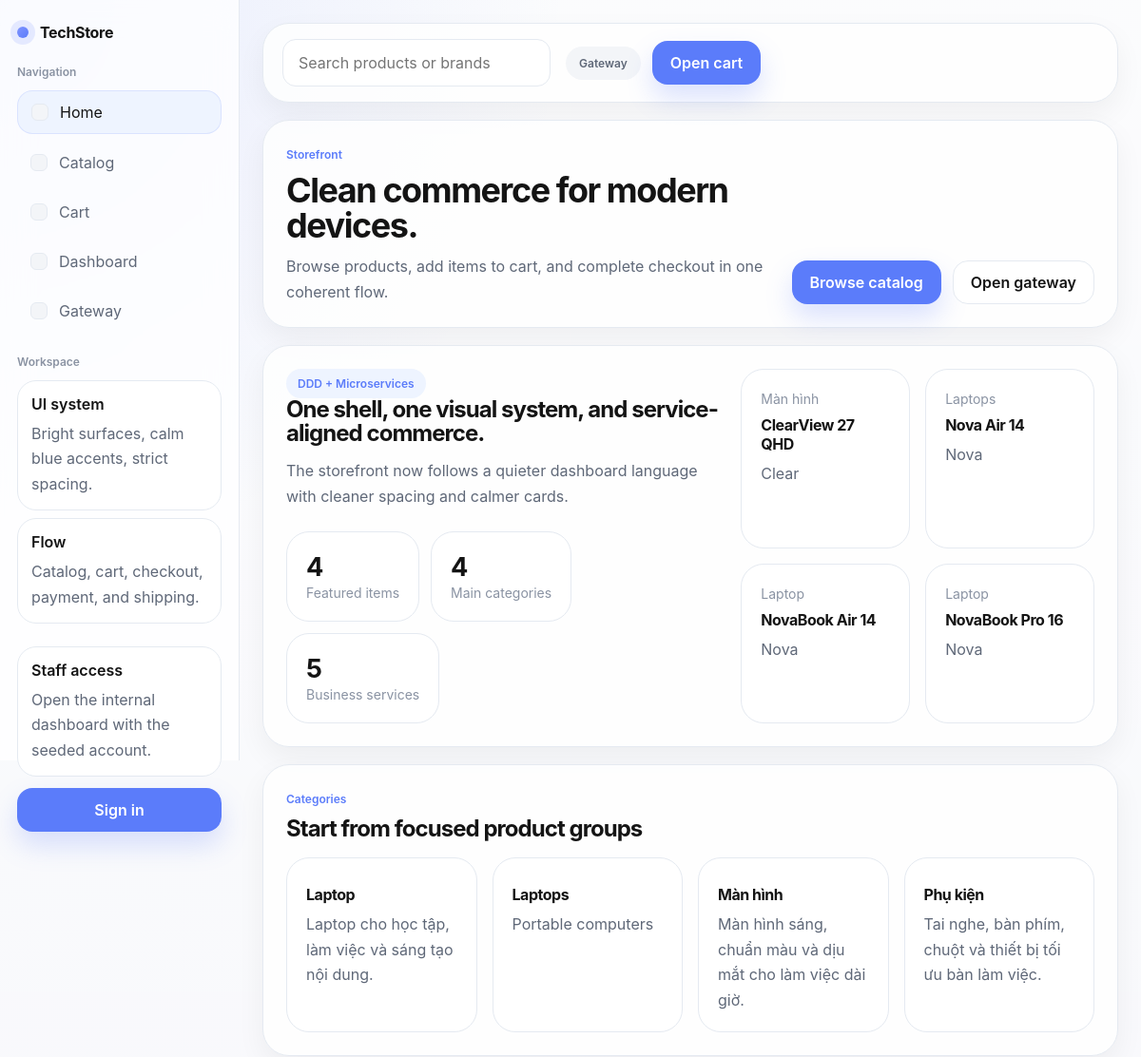
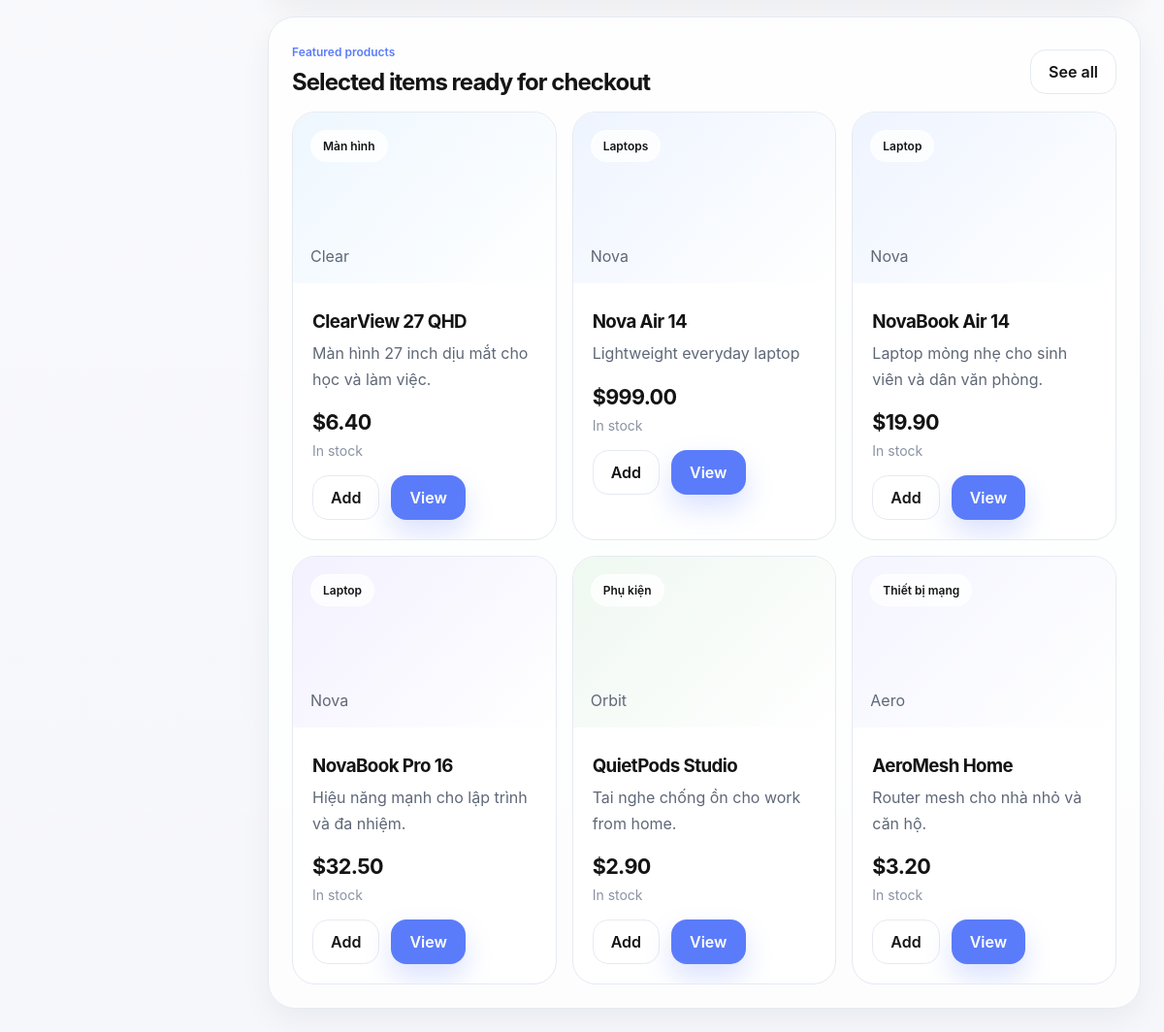
The page / on the database its author committed (2 pictures, top to bottom).
### apps/catalog/models.py (models this page shows, shortened)
class Product(models.Model):
    class Status(models.TextChoices):
        DRAFT = "draft", "Draft"
        ACTIVE = "active", "Active"
    category = models.ForeignKey(
        Category,
        related_name="products",
        on_delete=models.PROTECT,
    )
    name = models.CharField(max_length=180)
    slug = models.SlugField(unique=True)
    brand = models.CharField(max_length=120)
    short_description = models.CharField(max_length=255)
    description = models.TextField()
    price = models.DecimalField(max_digits=12, decimal_places=2)
    stock_quantity = models.PositiveIntegerField(default=0)
    featured = models.BooleanField(default=False)
    status = models.CharField(
        max_length=16,
        choices=Status.choices,
        default=Status.ACTIVE,
    )
    accent_color = models.CharField(max_length=7, default="#EEF4FF")
    created_at = models.DateTimeField(auto_now_add=True)
    class Meta:
        ordering = ["-featured", "name"]
    @property
    def is_in_stock(self):
        return self.stock_quantity > 0
    def get_absolute_url(self):
        return reverse("catalog:product-detail", args=[self.slug])

class Category(models.Model):
    name = models.CharField(max_length=120, unique=True)
    slug = models.SlugField(unique=True)
    description = models.TextField(blank=True)
    class Meta:
        ordering = ["name"]
        verbose_name_plural = "categories"

### apps/storefront/views.py (the view)
# urls.py: path("", views.dashboard_home, name="home"),
def home(request):
    featured_products = Product.objects.filter(
        featured=True,
        status=Product.Status.ACTIVE,
    ).select_related("category")[:4]
    categories = Category.objects.all()[:4]
    latest_products = Product.objects.filter(status=Product.Status.ACTIVE).select_related("category")[:6]
    return render(
        request,
        "pages/home.html",
        {
            "featured_products": featured_products,
            "categories": categories,
            "latest_products": latest_products,
        },
    )

### templates/pages/home.html (shortened to what this page needs)
{% extends "layouts/base.html" %}
{% block content %}
<section class="page-head">
    <div>
        <span class="eyebrow">Storefront</span>
        <h1>Clean commerce for modern devices.</h1>
        <p>Browse products, add items to cart, and complete checkout in one coherent flow.</p>
    </div>
    <div class="page-head-actions">
        <a class="button button-primary" href="{% url 'catalog:product-list' %}">Browse catalog</a>
        <a class="button button-secondary" href="/gateway/">Open gateway</a>
    </div>
</section>
<section class="hero-panel">
    <div class="hero-copy">
        <span class="pill">DDD + Microservices</span>
        <h2>One shell, one visual system, and service-aligned commerce.</h2>
        <p>The storefront now follows a quieter dashboard language with cleaner spacing and calmer cards.</p>
        <div class="hero-metrics">
            <div class="metric-card">
                <strong>{{ featured_products|length }}</strong>
                <span>Featured items</span>
            </div>
            <div class="metric-card">
                <strong>{{ categories|length }}</strong>
                <span>Main categories</span>
            </div>
            <div class="metric-card">
                <strong>5</strong>
                <span>Business services</span>
            </div>
        </div>
    </div>
    <div class="hero-preview-grid">
        {% for product in featured_products %}
            <article class="preview-card">
                <span>{{ product.category.name }}</span>
                <strong>{{ product.name }}</strong>
                <p>{{ product.brand }}</p>
            </article>
        {% endfor %}
    </div>
</section>
<section class="panel-section">
    <div class="section-head">
        <div>
            <span class="eyebrow">Categories</span>
            <h2>Start from focused product groups</h2>
        </div>
    </div>
    <div class="category-grid">
        {% for category in categories %}
            <a class="category-card" href="{% url 'catalog:product-list' %}?category={{ category.slug }}">
                <strong>{{ category.name }}</strong>
                <p>{{ category.description|default:"Curated devices and accessories for daily use." }}</p>
            </a>
        {% endfor %}
    </div>
</section>
<section class="panel-section">
    <div class="section-head">
        <div>
            <span class="eyebrow">Featured products</span>
            <h2>Selected items ready for checkout</h2>
        </div>
        <a class="button button-secondary" href="{% url 'catalog:product-list' %}">See all</a>
    </div>
    <div class="product-grid">
        {% for product in latest_products %}
            {% include "components/product_card.html" with product=product %}
        {% endfor %}
    </div>
</section>
{% endblock %}

### templates/layouts/base.html (shortened to what this page needs)
{% load static %}
<!DOCTYPE html>
<html lang="en">
<head>
    <link rel="stylesheet" href="{% static 'css/app.css' %}">
</head>
<body>
    <div class="app-shell">
        <aside class="sidebar" id="sidebar">
            <div class="sidebar-brand">
                <a class="brand-mark" href="{% url 'storefront:home' %}">
                    <span class="brand-dot"></span>
                    <span>TechStore</span>
                </a>
            </div>
            <div class="sidebar-group">
                <span class="sidebar-label">Navigation</span>
                <nav class="sidebar-nav">
                    <a class="sidebar-link {% if request.path == '/' %}active{% endif %}" href="{% url 'storefront:home' %}">
                        <span class="sidebar-icon"></span>
                        <span>Home</span>
                    </a>
                    <a class="sidebar-link {% if '/products/' in request.path %}active{% endif %}" href="{% url 'catalog:product-list' %}">
                        <span class="sidebar-icon"></span>
                        <span>Catalog</span>
                    </a>
                    <a class="sidebar-link {% if '/cart/' in request.path %}active{% endif %}" href="{% url 'cart:detail' %}">
                        <span class="sidebar-icon"></span>
                        <span>Cart</span>
                    </a>
                    <a class="sidebar-link {% if '/dashboard/' in request.path %}active{% endif %}" href="{% url 'dashboard:home' %}">
                        <span class="sidebar-icon"></span>
                        <span>Dashboard</span>
                    </a>
                    <a class="sidebar-link {% if '/gateway/' in request.path %}active{% endif %}" href="/gateway/">
                        <span class="sidebar-icon"></span>
                        <span>Gateway</span>
                    </a>
                </nav>
            </div>
            <div class="sidebar-group sidebar-muted-group">
                <span class="sidebar-label">Workspace</span>
                <div class="sidebar-stack">
                    <div class="sidebar-note-card">
                        <span class="sidebar-note-title">UI system</span>
                        <p>Bright surfaces, calm blue accents, strict spacing.</p>
                    </div>
                    <div class="sidebar-note-card">
                        <span class="sidebar-note-title">Flow</span>
                        <p>Catalog, cart, checkout, payment, and shipping.</p>
                    </div>
                </div>
            </div>
            <div class="sidebar-footer">
                {% if user.is_authenticated %}
                    <div class="account-chip">
                        <span class="account-avatar">{{ user.username|slice:":1"|upper }}</span>
                        <div>
                            <strong>{{ user.username }}</strong>
                            <span>Authenticated</span>
                        </div>
                    </div>
                    <form action="{% url 'logout' %}" method="post">
                        {% csrf_token %}
                        <button class="button button-secondary button-block" type="submit">Sign out</button>
                    </form>
                {% else %}
                    <div class="sidebar-note-card">
                        <span class="sidebar-note-title">Staff access</span>
                        <p>Open the internal dashboard with the seeded account.</p>
                    </div>
                    <a class="button button-primary button-block" href="{% url 'login' %}">Sign in</a>
                {% endif %}
            </div>
        </aside>
        <div class="main-shell">
            <header class="topbar">
                <form class="topbar-search" method="get" action="{% url 'catalog:product-list' %}">
                    <input type="search" name="q" placeholder="Search products or brands">
                </form>
                <div class="topbar-actions">
                    <a class="topbar-chip" href="/gateway/">Gateway</a>
                    <a class="button button-primary" href="{% url 'cart:detail' %}">Open cart</a>
                </div>
            </header>
            <main class="content-shell">
                {% block content %}{% endblock %}
            </main>
        </div>
    </div>
</body>
</html>

### templates/components/product_card.html (shortened to what this page needs)
<article class="product-card">
    <div class="product-visual" style="background: linear-gradient(135deg, {{ product.accent_color }}, #ffffff);">
        <span class="product-tag">{{ product.category.name }}</span>
        <p>{{ product.brand }}</p>
    </div>
    <div class="product-card-body">
        <div class="product-card-copy">
            <h3>{{ product.name }}</h3>
            <p>{{ product.short_description }}</p>
        </div>
        <div class="product-card-footer">
            <div>
                <strong>${{ product.price }}</strong>
                <span>{% if product.is_in_stock %}In stock{% else %}Out of stock{% endif %}</span>
            </div>
            <div class="product-card-actions">
                <form action="{% url 'cart:add' product.id %}" method="post">
                    <button class="button button-secondary" type="submit">Add</button>
                </form>
                <a class="button button-primary" href="{{ product.get_absolute_url }}">View</a>
            </div>
        </div>
    </div>
</article>

### rows shown on the page
Product: category.name "Màn hình", name "ClearView 27 QHD", brand "Clear", short_description "Màn hình 27 inch dịu mắt cho học và làm việc.", price "6.40", stock_quantity "In stock"
Product: category.name "Laptops", name "Nova Air 14", brand "Nova", short_description "Lightweight everyday laptop", price "999.00", stock_quantity "In stock"
Product: category.name "Laptop", name "NovaBook Air 14", brand "Nova", short_description "Laptop mỏng nhẹ cho sinh viên và dân văn phòng.", price "19.90", stock_quantity "In stock"
Product: category.name "Laptop", name "NovaBook Pro 16", brand "Nova", short_description "Hiệu năng mạnh cho lập trình và đa nhiệm.", price "32.50", stock_quantity "In stock"
Category: name "Laptop", description "Laptop cho học tập, làm việc và sáng tạo nội dung."
Category: name "Laptops", description "Portable computers"
Category: name "Màn hình", description "Màn hình sáng, chuẩn màu và dịu mắt cho làm việc dài giờ."
Category: name "Phụ kiện", description "Tai nghe, bàn phím, chuột và thiết bị tối ưu bàn làm việc."
Product: category.name "Phụ kiện", brand "Orbit", name "QuietPods Studio", short_description "Tai nghe chống ồn cho work from home.", price "2.90", stock_quantity "In stock"
Product: category.name "Thiết bị mạng", brand "Aero", name "AeroMesh Home", short_description "Router mesh cho nhà nhỏ và căn hộ.", price "3.20", stock_quantity "In stock"

### other values the page prints
{{ featured_products|length }} "4"
{{ categories|length }} "4"
